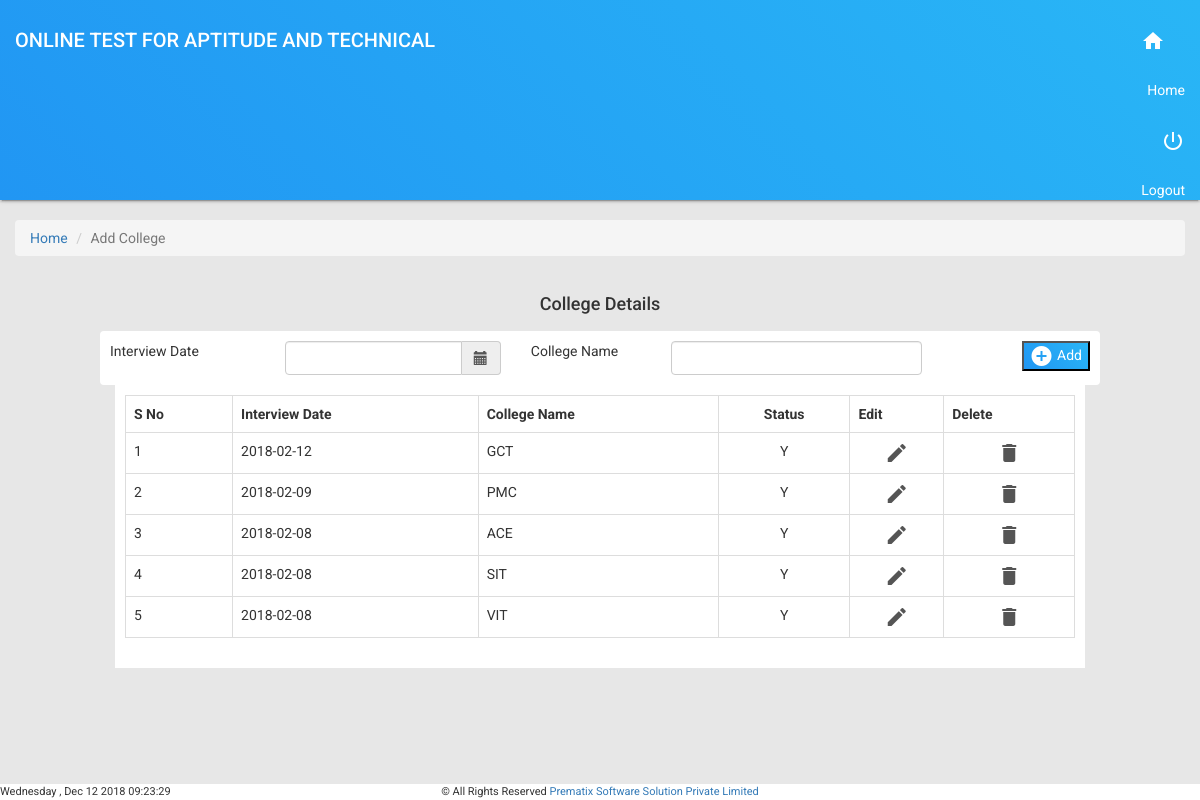
Screenshot of /addcollege.php with the database file from the repository.
### tables this page shows
CREATE TABLE `collegenamedetails` (
  `UniqueId` int(11) NOT NULL,
  `InterviewDate` date NOT NULL,
  `CollegeName` text NOT NULL,
  `CStatus` varchar(10) NOT NULL DEFAULT 'Y',
  `CreatedBy` text NOT NULL,
  `CreatedDate` timestamp NOT NULL DEFAULT CURRENT_TIMESTAMP ON UPDATE CURRENT_TIMESTAMP
);

### addcollege.php (the view, shortened to what this page needs)
<?php
	include_once('connection.php');
?>
<!DOCTYPE html>
<html lang="en">
	<head>
		<link rel="stylesheet" href="https://maxcdn.bootstrapcdn.com/bootstrap/3.3.7/css/bootstrap.min.css">
		<link rel="stylesheet" href="https://code.getmdl.io/1.3.0/material.indigo-pink.min.css">
		<link rel="stylesheet" href="https://cdnjs.cloudflare.com/ajax/libs/font-awesome/4.7.0/css/font-awesome.min.css">
		<link rel="stylesheet" href="first.css">
		<link href="https://cdnjs.cloudflare.com/ajax/libs/bootstrap-datepicker/1.3.0/css/datepicker.css" rel="stylesheet" type="text/css" />
	</head>
	<body style="">
		<div class="container-fluid">
			<div class="row card headerbg">
				<div class="col-md-6">
					<p class="header_text">ONLINE TEST FOR APTITUDE AND TECHNICAL </p>
				</div>
				<div class="col-md-5 text-right" style="color:#fff;">
					<a href="adminfirst.php" id="home" style="line-height:80px;color:#fff;outline:none;margin-right:20px;"><i class="material-icons">&#xE88A;</i></a>
					<div class="mdl-tooltip" data-mdl-for="home">
						Home
					</div>
					<a href="index.php" id="logout"  style="line-height:80px;color:#fff;outline:none;"><i class="material-icons">&#xE8AC;</i></a>
					<div class="mdl-tooltip" data-mdl-for="logout">
						Logout
					</div>
				</div>
			</div><br/>
			<ol class="breadcrumb">
				<li><a href="adminfirst.php">Home</a></li>
				<li class="active">Add College</li>
			</ol>
		</div>
		<div class='container'>
		<div class="row">
				<h4 style="text-align:center;line-height:35px;font-weight:500;"> College Details </h4>
				<div class="col-sm-10 col-sm-offset-1" style="background-color:#fff;padding:10px;border-radius:4px;">
					<form id="form_login" method="post" action="addcollege.php" autocomplete="off">
					<div class="row addrow">
						<div class="col-sm-5">
							<div class="row">
								<div class="col-sm-5">
									<p>Interview Date</p>
								</div>
								<div class="col-sm-7">
									<div id="datepicker" class="input-group date" data-date-format="yyyy-mm-dd">
										<input class="form-control" type="text" value="" readonly required name="dateofinterview" style="background-color:#fff;" />
										<span class="input-group-addon"><i class="glyphicon glyphicon-calendar"></i></span>
									</div>
								</div>
							</div>
						</div>
						<div class="col-sm-5">
							<div class="row">
								<div class="col-sm-4">
									<p>College Name</p>
								</div>
								<div class="col-sm-8">
									<input type="text" class="form-control" name="collegename" required>
								</div>
							</div>
						</div>
						<div class="col-sm-2">
							<button name="submit" type="submit" class="mdl-button mdl-js-button mdl-button--raised mdl-js-ripple-effect mdl-button--accent insert_btn headerbg">
								<i class="material-icons">&#xE147;</i> Add
							</button>
						</div>
					</div>
					</form>
				</div>
		</div>
		<div class='row'>
		<div class='col-sm-10 col-md-10 col-sm-offset-1' >
		<div class="table-responsive" id="responce">
		<?php
						echo '
						<table class="table table-hover table-bordered">
						<tr>
							<th>
								S No
							</th>
							<th>Interview Date</th>
							<th>College Name</th>
							<th style="text-align:center;">Status</th>
							<th>Edit</th>
							<th>Delete</th>
						</tr>';
				$selectcol_query=mysqli_query($con,"SELECT * FROM `collegenamedetails` ORDER BY InterviewDate DESC");
				$i=1;
				while($row=mysqli_fetch_array($selectcol_query)){
					echo"<tr class='tablerow'>";
								echo "<td>
									".$i++."
									</td>";
								echo "<td class='datetr'>".$row['InterviewDate']."</td>";
								echo "<td class='colname'>".$row['CollegeName']."</td>";
								echo "<td align='center'class='colstatus' >".$row['CStatus']."</td>";
								echo '<td align="center">
											<i class="material-icons editicon">&#xE254;</i>
									</td>';
								echo '<td align="center">
										<i class="material-icons deleteicon" id='.$row['UniqueId'].'>&#xE872;</i>
									</td>';
							echo "</tr>";
				}
				echo"</table>";
			?>
		</div>
		</div>
		</div>
		</div>
<div class="container footer">
	<div class="row">
		<div class="col-md-4" style="padding: 0;text-align: left;"><p class="currenttime"></p></div>
		<div class="col-md-4" style="padding: 0;text-align: center;"><p>&copy; All Rights Reserved <a target="_blank" href="http://www.prematix.com">Prematix Software Solution Private Limited</a></p></div>
		<div class="col-md-4" style="padding: 0;text-align: right;"><p></p></div>
	</div>
</div>
</body>
</html>

### first.css (style rules this page uses)
body, html { font-size:14px; font-family: 'Roboto','Helvetica','Arial',sans-serif!important; width: 100%; height: 100%; margin: 0; padding: 0; }
body { background-image: url(userbg.jpg); background-position: center center; background-attachment: fixed; background-size: cover; background-color:#e7e7e7; }
.container { width:100%; }
.table-responsive { background-color:#fff; padding:10px; }
.header_text { line-height:80px; font-size:20px; font-family:Roboto; font-weight:500; color:#fff; }
.card { box-shadow: 0 2px 2px 0 rgba(0,0,0,.14), 0 3px 1px -2px rgba(0,0,0,.2), 0 1px 5px 0 rgba(0,0,0,.12); }
.deleteicon { cursor:pointer; color:#555; transition:.5s all linear; }
.editicon { cursor:pointer; color:#555; transition:.5s all linear; }
body { background-image: url(images/3.jpg) !important; background-position: center center; background-attachment: fixed; background-size: cover; background-color:#e7e7e7; }
.headerbg { background-color: #FF9800 !important; color: #fff; }
.footer { position: fixed; bottom: 0; width: 100%; background: #fff; }
.footer p { font-size:11px; margin:0; }

### addcollege.php (style rules this page uses)
.insert_btn { float:right; }
body { background-image: url(bgform.jpg); background-position: center center; background-attachment: fixed; background-size: cover; background-color:#e7e7e7; }
.header_text { line-height:80px; font-size:20px; font-family:Roboto; font-weight:500; color:#fff; }
a { text-decoration:none; }
.material-icons { vertical-align:middle; }
.headerbg { background: linear-gradient(45deg, #2196F3, #29B6F6 ) !important; }

### rows the page displays
collegenamedetails: InterviewDate "2018-02-12", CollegeName "GCT", CStatus "Y"
collegenamedetails: InterviewDate "2018-02-09", CollegeName "PMC", CStatus "Y"
collegenamedetails: InterviewDate "2018-02-08", CollegeName "ACE", CStatus "Y"
collegenamedetails: InterviewDate "2018-02-08", CollegeName "SIT", CStatus "Y"
collegenamedetails: InterviewDate "2018-02-08", CollegeName "VIT", CStatus "Y"
